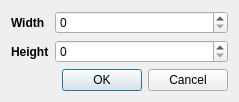
<?xml version="1.0" encoding="UTF-8"?>
<ui version="4.0">
 <class>ResizeImageDialog</class>
 <widget class="QDialog" name="ResizeImageDialog">
  <property name="geometry">
   <rect>
    <x>0</x>
    <y>0</y>
    <width>239</width>
    <height>93</height>
   </rect>
  </property>
  <property name="windowTitle">
   <string>Dialog</string>
  </property>
  <layout class="QFormLayout" name="formLayout">
   <item row="0" column="0">
    <widget class="QLabel" name="label">
     <property name="font">
      <font>
       <weight>75</weight>
       <bold>true</bold>
      </font>
     </property>
     <property name="text">
      <string>Width</string>
     </property>
    </widget>
   </item>
   <item row="0" column="1">
    <widget class="QSpinBox" name="widthSpinBox">
     <property name="maximum">
      <number>10000</number>
     </property>
    </widget>
   </item>
   <item row="1" column="0">
    <widget class="QLabel" name="label_2">
     <property name="font">
      <font>
       <weight>75</weight>
       <bold>true</bold>
      </font>
     </property>
     <property name="text">
      <string>Height</string>
     </property>
    </widget>
   </item>
   <item row="1" column="1">
    <widget class="QSpinBox" name="heightSpinBox">
     <property name="maximum">
      <number>10000</number>
     </property>
    </widget>
   </item>
   <item row="2" column="0" colspan="2">
    <widget class="QDialogButtonBox" name="buttonBox">
     <property name="orientation">
      <enum>Qt::Horizontal</enum>
     </property>
     <property name="standardButtons">
      <set>QDialogButtonBox::Cancel|QDialogButtonBox::Ok</set>
     </property>
    </widget>
   </item>
  </layout>
 </widget>
 <resources/>
 <connections>
  <connection>
   <sender>buttonBox</sender>
   <signal>accepted()</signal>
   <receiver>ResizeImageDialog</receiver>
   <slot>accept()</slot>
   <hints>
    <hint type="sourcelabel">
     <x>248</x>
     <y>254</y>
    </hint>
    <hint type="destinationlabel">
     <x>157</x>
     <y>274</y>
    </hint>
   </hints>
  </connection>
  <connection>
   <sender>buttonBox</sender>
   <signal>rejected()</signal>
   <receiver>ResizeImageDialog</receiver>
   <slot>reject()</slot>
   <hints>
    <hint type="sourcelabel">
     <x>316</x>
     <y>260</y>
    </hint>
    <hint type="destinationlabel">
     <x>286</x>
     <y>274</y>
    </hint>
   </hints>
  </connection>
 </connections>
</ui>
